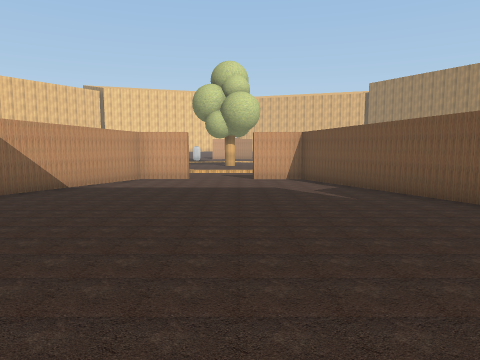
[1] (above)

21 first-person views from a walk through a scene from a Unity 3-D project. The camera is 1.5 m above the floor, tilts 6° down and sees 70° across. The floor is counted in squares, 2 m on a side. Each view is taken from the middle of a square. On the plan, view 1 faces up. The plan holds only what a view shows up to about 11 squares ahead; the rest is blank. The place goes on beyond the plan. Some surface patterns are stand-ins.

[2]
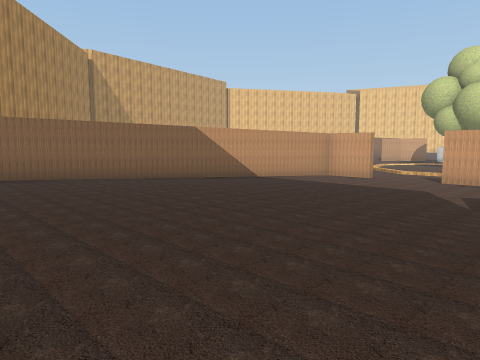

[3]
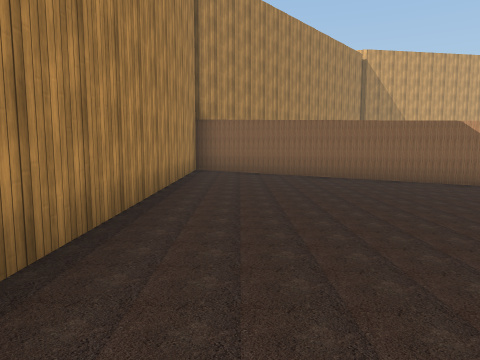

[4]
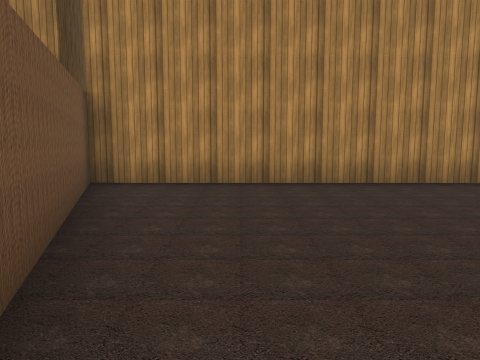

[5]
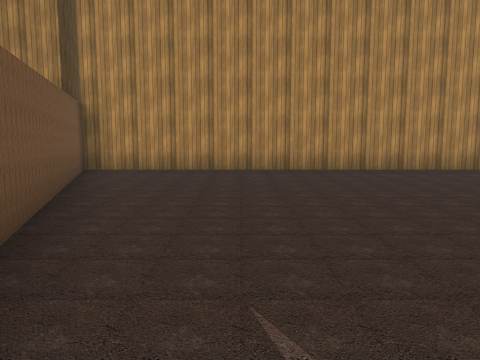

[6]
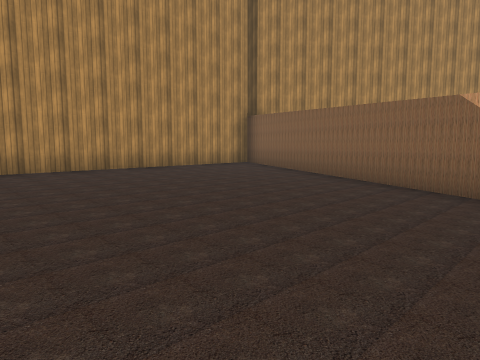

[7]
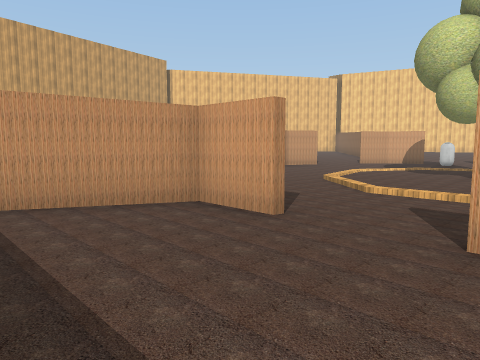

[8]
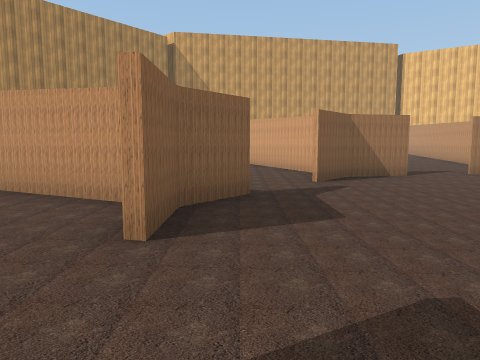

[9]
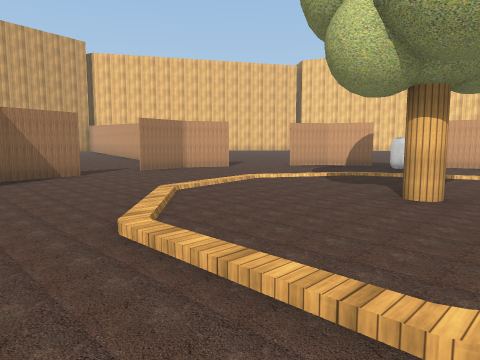

[10]
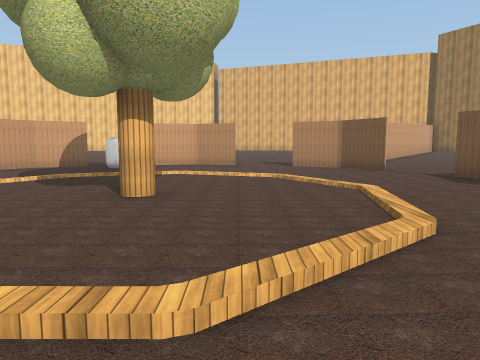

[11]
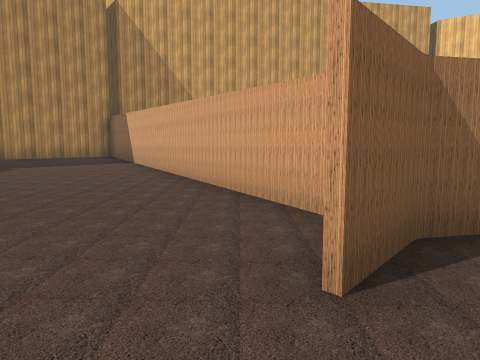

[12]
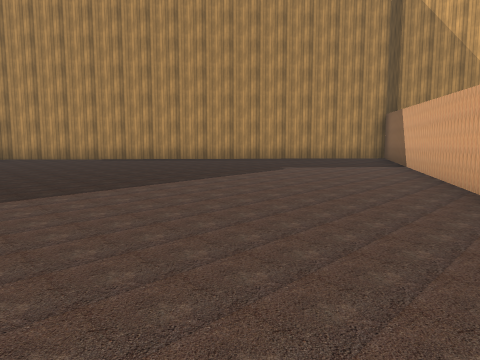

[13]
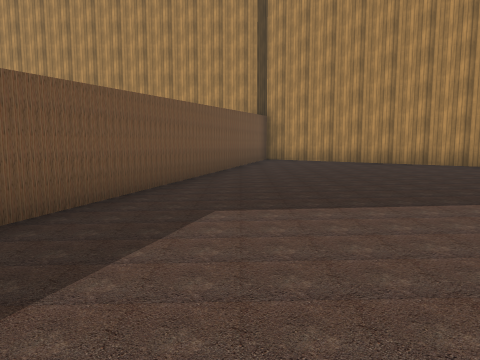

[14]
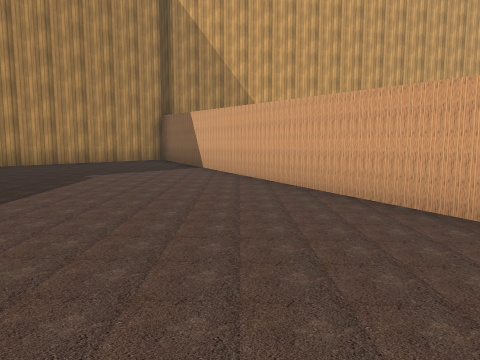

[15]
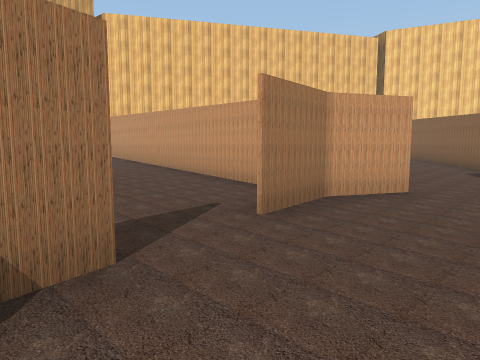

[16]
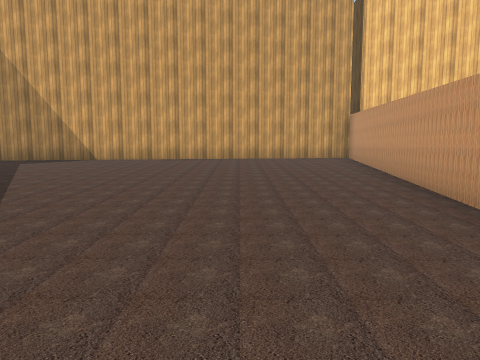

[17]
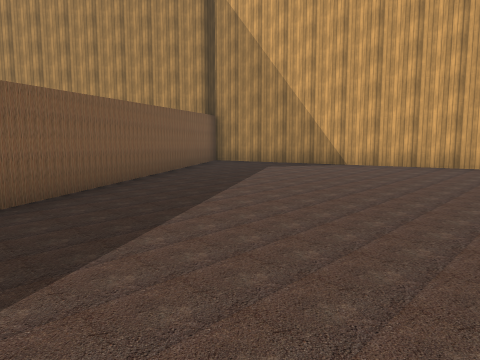

[18]
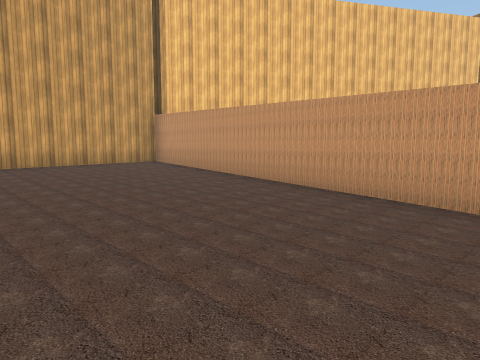

[19]
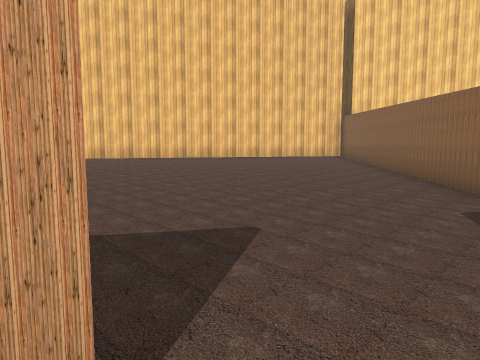

[20]
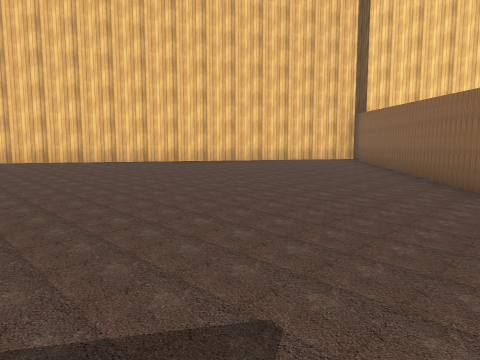

[21]
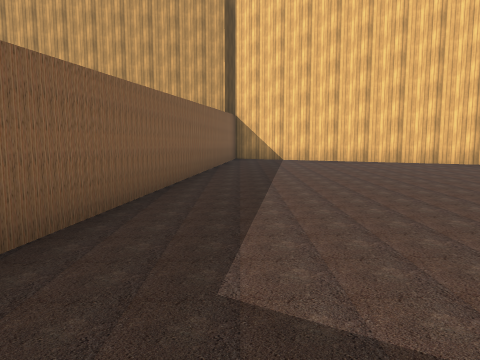

### Floor plan
Key: @ floor where view 1 was taken; # wall or solid block; x gap in a wall; . main floor; : floor 0.25 m higher than the main floor; - floor 0.25 m lower than the main floor; _ floor 0.5 m lower than the main floor; / step, stairs or slope; T tree; C capsule.
Columns run from 18 left of view 1 to 7 right of it. Each row starts with its distance up from view 1.
 30      ###
 29     ##:##
 28     #:::##
 27    ##::..#
 26    #:::..##
 25   ##::....##
 24  ##:::....-#     #
 23  #:::.....-- #xC-----## --
 22 ##::.....---##-_ ____-##--
 21 #:::.....-----__ _____-#--
 20 ###.....-----__//_///__--
 19 #:#######--#___/____/__-#
 18 #::....-####__/______/__
 17 #::.....---#__/__T___/__
 16 #::.....----__/______/_
 15 #:::....----__//____//
 14 #:::....---#-__//__//_
 13 ##::....--###________
 12  #::....###----_____
 11  #::..###-----##----
 10  #::.##...-----##--##
  9  #:###.....---##----##
  8  ###::.......-#------#
  7   #::::.......#------#
  6   ###:::.....##......##
  5     ##:::....#........#
  4      ##::::.##........#
  3       ##::::#.........##
  2        ##:::#::::::::::#
  1         #####::::::::::#
  0           ##::::::@::::#
 -1            #############

Where each view was taken, in squares from view 1:
view 1: 0 up, 0 right, facing up
view 2: 0 up, 3 right, facing up-left
view 3: 1 up, 3 right, facing left
view 4: 5 up, 3 right, facing down
view 5: 7 up, 2 right, facing down
view 6: 7 up, 1 right, facing down-left
view 7: 7 up, 1 right, facing up-left
view 8: 11 up, 1 right, facing left
view 9: 12 up, 1 right, facing up-left
view 10: 12 up, 1 right, facing up
view 11: 12 up, 4 left, facing left
view 12: 12 up, 5 left, facing down-left
view 13: 11 up, 6 left, facing down
view 14: 10 up, 5 left, facing left
view 15: 14 up, 5 left, facing up-left
view 16: 16 up, 7 left, facing left
view 17: 16 up, 9 left, facing down-left
view 18: 14 up, 9 left, facing up-left
view 19: 19 up, 6 left, facing up-left
view 20: 20 up, 7 left, facing up-left
view 21: 20 up, 7 left, facing left
